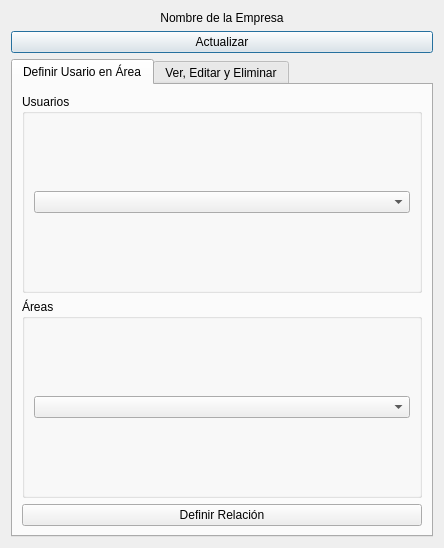
<?xml version="1.0" encoding="UTF-8"?>
<ui version="4.0">
 <class>Dialog</class>
 <widget class="QDialog" name="Dialog">
  <property name="geometry">
   <rect>
    <x>0</x>
    <y>0</y>
    <width>444</width>
    <height>548</height>
   </rect>
  </property>
  <property name="windowTitle">
   <string>Dialog</string>
  </property>
  <layout class="QVBoxLayout" name="verticalLayout">
   <item>
    <widget class="QLabel" name="label">
     <property name="text">
      <string>Nombre de la Empresa</string>
     </property>
     <property name="alignment">
      <set>Qt::AlignCenter</set>
     </property>
    </widget>
   </item>
   <item>
    <widget class="QPushButton" name="pushButton_acutualizar">
     <property name="text">
      <string>Actualizar</string>
     </property>
    </widget>
   </item>
   <item>
    <widget class="QTabWidget" name="tabWidget">
     <property name="currentIndex">
      <number>0</number>
     </property>
     <widget class="QWidget" name="def_usuer_area">
      <attribute name="title">
       <string>Definir Usario en Área</string>
      </attribute>
      <layout class="QVBoxLayout" name="verticalLayout_2">
       <item>
        <widget class="QGroupBox" name="groupBox">
         <property name="title">
          <string>Usuarios</string>
         </property>
         <layout class="QVBoxLayout" name="verticalLayout_3">
          <item>
           <widget class="QComboBox" name="comboBox_usuarios"/>
          </item>
         </layout>
        </widget>
       </item>
       <item>
        <widget class="QGroupBox" name="groupBox_2">
         <property name="title">
          <string>Áreas</string>
         </property>
         <layout class="QVBoxLayout" name="verticalLayout_5">
          <item>
           <widget class="QComboBox" name="comboBox_areas"/>
          </item>
         </layout>
        </widget>
       </item>
       <item>
        <widget class="QPushButton" name="pushButton_def_relacion">
         <property name="text">
          <string>Definir Relación</string>
         </property>
        </widget>
       </item>
      </layout>
     </widget>
     <widget class="QWidget" name="ver_editar_eliminar">
      <attribute name="title">
       <string>Ver, Editar y Eliminar</string>
      </attribute>
      <layout class="QVBoxLayout" name="verticalLayout_4">
       <item>
        <widget class="QTableWidget" name="tableWidget"/>
       </item>
       <item>
        <widget class="QPushButton" name="pushButton_eliminar">
         <property name="text">
          <string>Eliminar</string>
         </property>
        </widget>
       </item>
      </layout>
     </widget>
    </widget>
   </item>
  </layout>
 </widget>
 <resources/>
 <connections/>
</ui>
